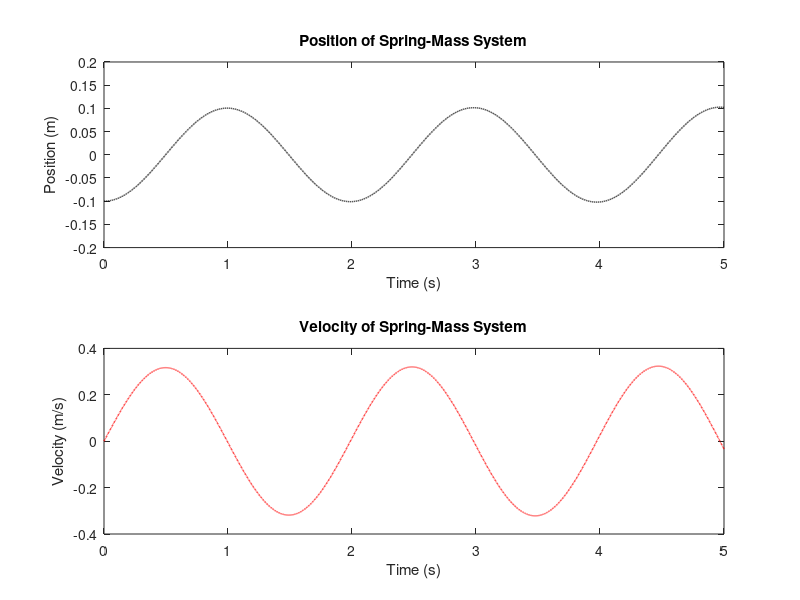

Write MATLAB code to recreate this figure.
% Description: Numerical Approximation of Mass-Spring system
% Author: John Nicholas
% This script performs a numerical approximation of the position
% and velocity of an idea mass-spring system with given initial
% conditions using a step size of 'dt' over N steps.
% The second-order differential equation defining the system:
%     x'' = -kx/m
% Is simplified into a system of equations:
%     x' = v
%     v' = -kx/m
% Using Euler's method, we approximate v(t) and x(t)
%     v(t+dt) ~ v(t) + v'(t)*dt
%     x(t+dt) ~ x(t) + x'(t)*dt
% Substituting the above expressions for x' and v':
%     v(t+dt) ~ v(t) + -kx(t)*dt/m
%     x(t+dt) ~ x(t) + v(t)*dt

clear;
% Set Up Initial values
k = 40; % N/m
m = 4; % kg
N = 5000; % Number of steps
x(N) = 0; % Initialize array
v(N) = 0; % Initialize array
x(1) = -0.1; % m ; Initial position
v(1) = 0; % m/s; Initial velocity
dt = 0.001; % s

for t = 1:N
   v(t+1) = v(t) + dt*(-k/m*x(t)); % Euler's method for v(t)
   x(t+1) = x(t) + v(t)*dt; % Euler's method for x(t)
end

figure;
subplot(2,1,1);
plot(0:dt:N*dt,x,'k-.','LineWidth',1);
xlabel('Time (s)');
ylabel('Position (m)');
title('Position of Spring-Mass System');
subplot(2,1,2);
plot(0:dt:N*dt,v,'r-.','LineWidth',1);
xlabel('Time (s)');
ylabel('Velocity (m/s)');
title('Velocity of Spring-Mass System');
